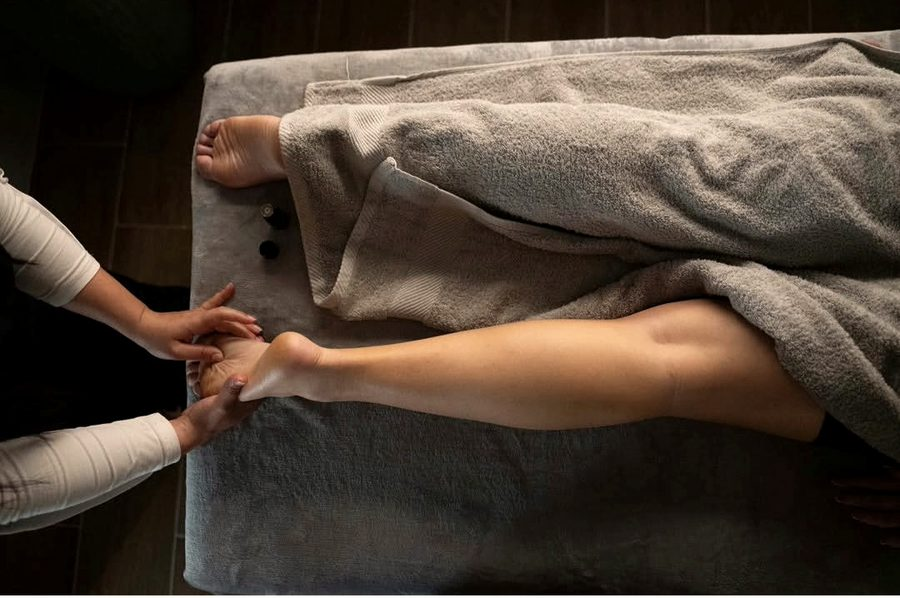
#> input picture assets/massage-900.jpg, 900 x 598 px
$ python -i make_assets.py   (imports and definitions only)
#> lines starting #> are read from the running program, lines starting #| are printed output that depends on the picture
#> further down, picture is the input picture: PIL image 900x598 RGB; mean R, G, B 77.9, 65, 54.2
#!/usr/bin/env python3
"""
BNL — Κέντρο Αισθητικής & Αδυνατίσματος · media pipeline
======================================================
Διαβάζει τα πρωτότυπα του πελάτη από το SRC και γράφει τα έτοιμα για το web
αρχεία στο assets/. Τρέχει ΠΡΙΝ τη γεννήτρια σελίδων:

    python3 _build/make_assets.py

Είναι idempotent — ξανατρέχει όποτε θέλεις.
"""
import subprocess, shutil, sys
from pathlib import Path
from PIL import Image, ImageEnhance, ImageDraw, ImageFont
import numpy as np

SRC  = Path("/Users/apostolospollalis/Downloads")
ROOT = Path(__file__).resolve().parent.parent
OUT  = ROOT / "assets"
VID  = OUT / "video"
ORIG = ROOT / "_build" / "src-media"      # αντίγραφο των πρωτοτύπων, για μελλοντικά builds
# [2 lines not run here, left out]

# ---------------------------------------------------------------- πηγές
# Τα πρωτότυπα όπως τα έστειλε η πελάτισσα (18/9/2026).
PHOTOS = {
    "1000037622": "space-entrance",   # είσοδος: ξύλινες περσίδες, πράσινη πόρτα
    "1000037621": "space-lounge",     # αναμονή: σμαραγδένιος καναπές, stand APOPSIS
    "1000037623": "massage",          # μασάζ / ρεφλεξολογία
}
POSTERS = {
    "1000037616": "riziki-apotrichosi",
    "1000037617": "metallo-mineral",
    "1000037618": "exosomes",
    "1000037619": "multisomes",
    "1000037620": "simadia-dermatos",
    "1000037624": "ratin",
    "1000037626": "longevity",
}
# Το 1000037625 ήρθε με μαύρες μπάρες πάνω/κάτω (ανιχνεύθηκε με ffmpeg cropdetect).
VIDEO_CROP = {"1000037625": "crop=1080:1364:0:278"}

VIDEOS = {
    "1000037629": ("katharismos-prosopou", "Καθαρισμός προσώπου με Dermagenetic"),
    "1000037628": ("katharismos-detail",   "Καθαρισμός προσώπου, λεπτομέρεια"),
    "1000037627": ("laser-apotrichosi",    "Αποτρίχωση με laser diode"),
    "1000037625": ("mesotherapeia",        "Εξατομικευμένη θεραπεία με αμπούλες"),
}

# Προ-κοπή: το 1000037621 έχει πάνω δεξιά το badge «1/2» του Instagram.
PRE_CROP = {"1000037621": (0, 158, 1079, 1352)}

# [20 lines left out: functions src, keep, not called in this run]

# ---------------------------------------------------------------- λογότυπο
# Το λογότυπο υπάρχει μόνο μέσα στα poster: λευκό πάνω σε επίπεδο λαδί (#8b8b4d).
# Το ξεκολλάμε λύνοντας p = a·λευκό + (1-a)·λαδί ως προς a — δίνει καθαρό alpha,
# χωρίς σκαλοπάτια στις λεπτές γραμμές του φύλλου και της παλάμης.
LOGO_SRC  = "1000037619"
LOGO_BOX  = (16, 8, 360, 208)      # x0, y0, x1, y1 — μέσα στο λαδί πλαίσιο
LOGO_BG   = np.array([139., 139., 77.])

# [39 lines left out: functions logo_alpha, write_logo, build_logos, not called in this run]

# ---------------------------------------------------------------- φωτογραφίες
def grade(im, warmth=1.02, contrast=1.06, sat=1.04, bright=1.02):
    """Διακριτική διόρθωση: οι φωτογραφίες του χώρου είναι ήδη καλές."""
#> called with warmth = 1.02, contrast = 1.06, sat = 1.04, bright = 1.02
    im = ImageEnhance.Color(im).enhance(sat)
    im = ImageEnhance.Contrast(im).enhance(contrast)
    im = ImageEnhance.Brightness(im).enhance(bright)
    r, g, b = im.split()
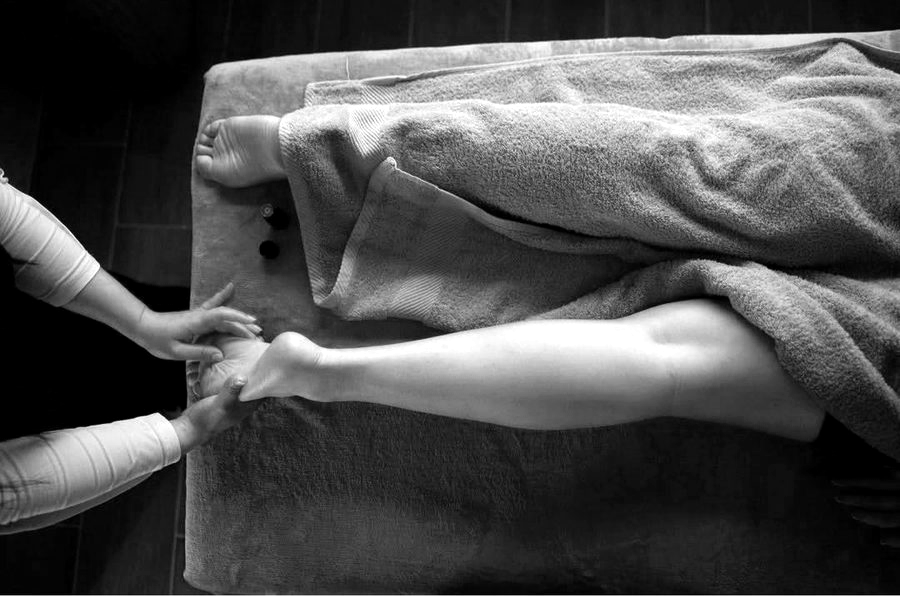
#> r: PIL image 900x598 L; min 0, max 255, mean 79.4
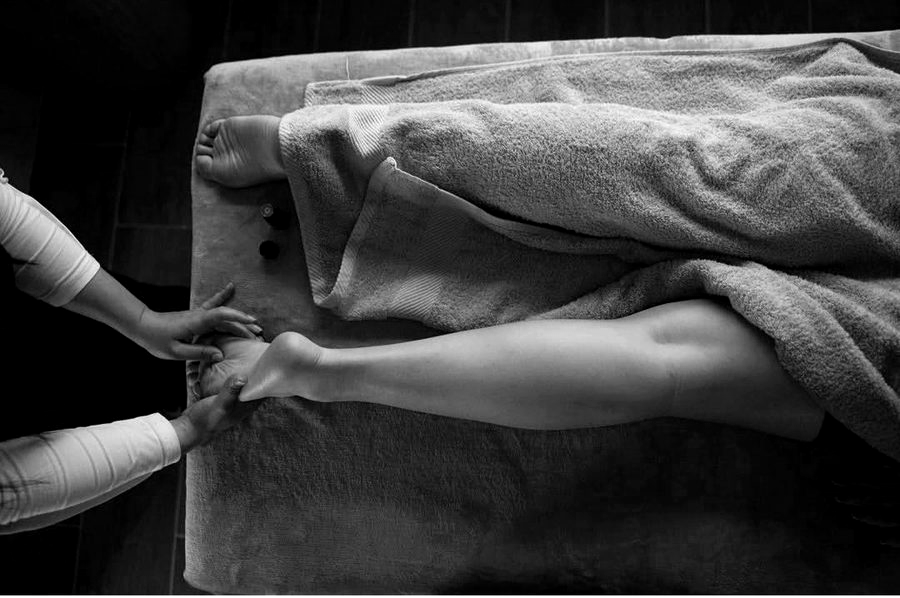
#> g: PIL image 900x598 L; min 0, max 255, mean 64.8
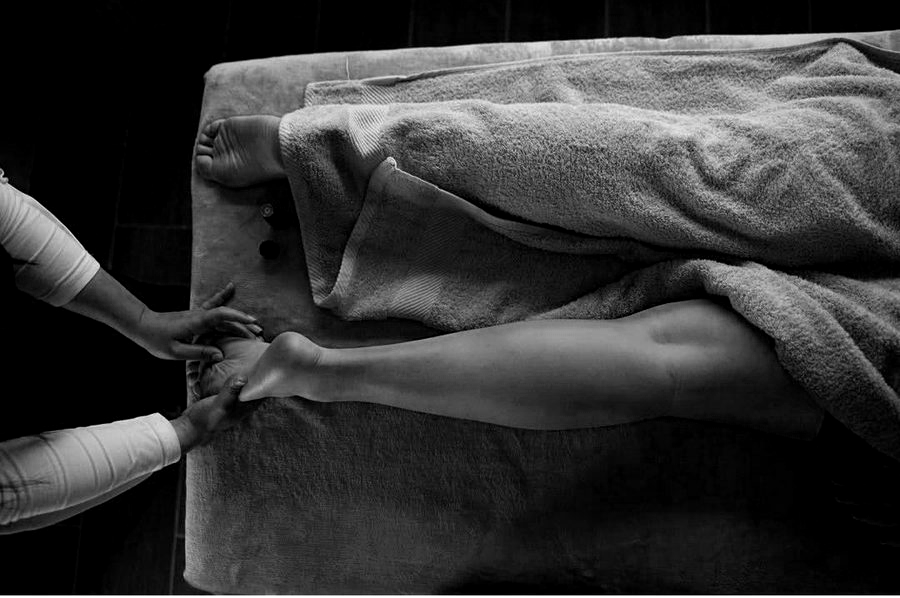
#> b: PIL image 900x598 L; min 0, max 255, mean 53.4
    r = r.point(lambda v: min(255, int(v * warmth)))
    b = b.point(lambda v: min(255, int(v / warmth)))
    return Image.merge("RGB", (r, g, b))

def save_jpg(im, path, q=82):
    im.convert("RGB").save(path, "JPEG", quality=q, optimize=True, progressive=True)

# [91 lines left out: functions resized, crop_ratio, load_photo, build_photos, build_posters, build_videos and 1 more, not called in this run]

# [12 lines not run here, left out]

>>> from PIL import Image
>>> picture = Image.open('../assets/massage-900.jpg')
>>> result = grade(picture)
